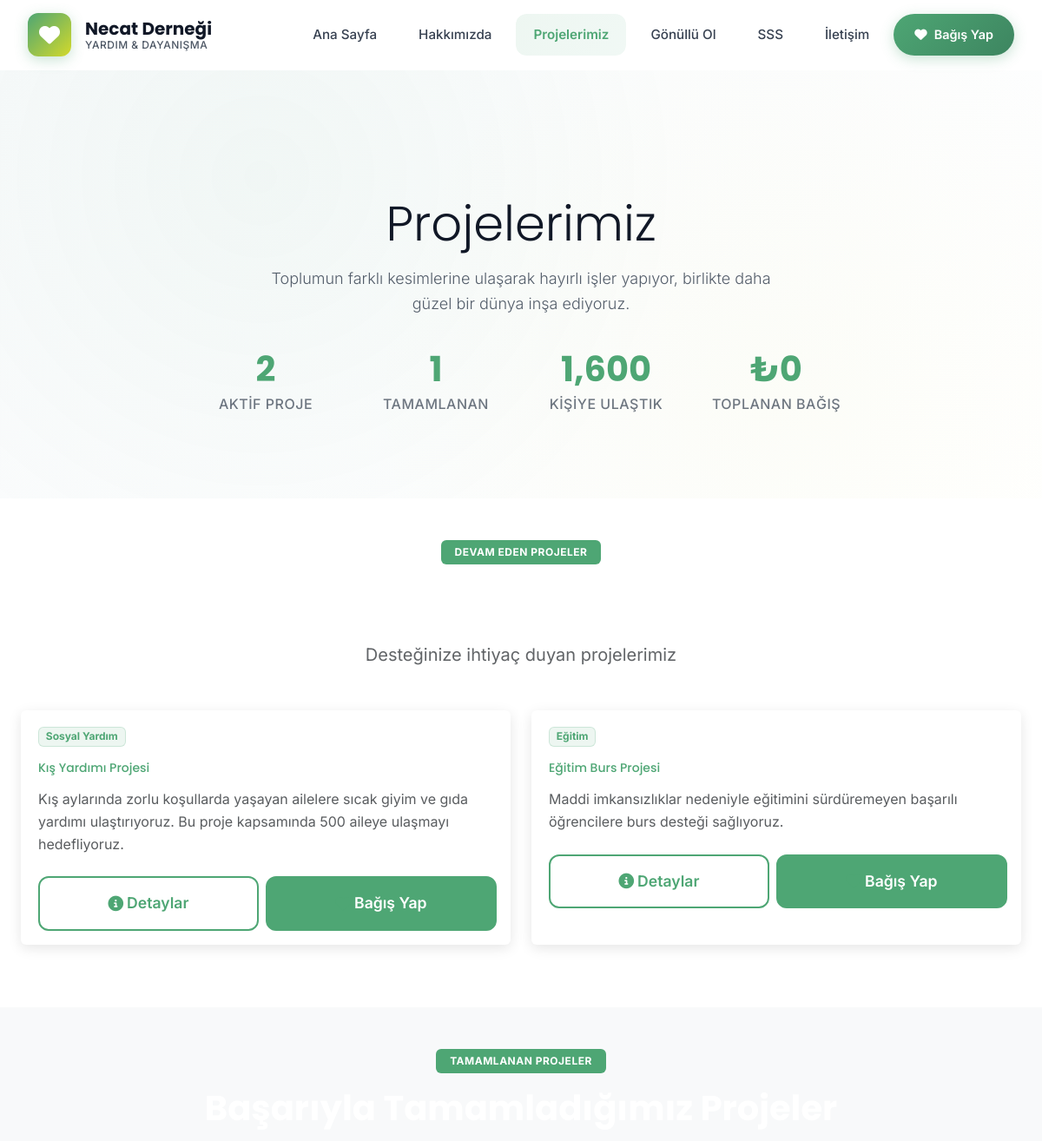
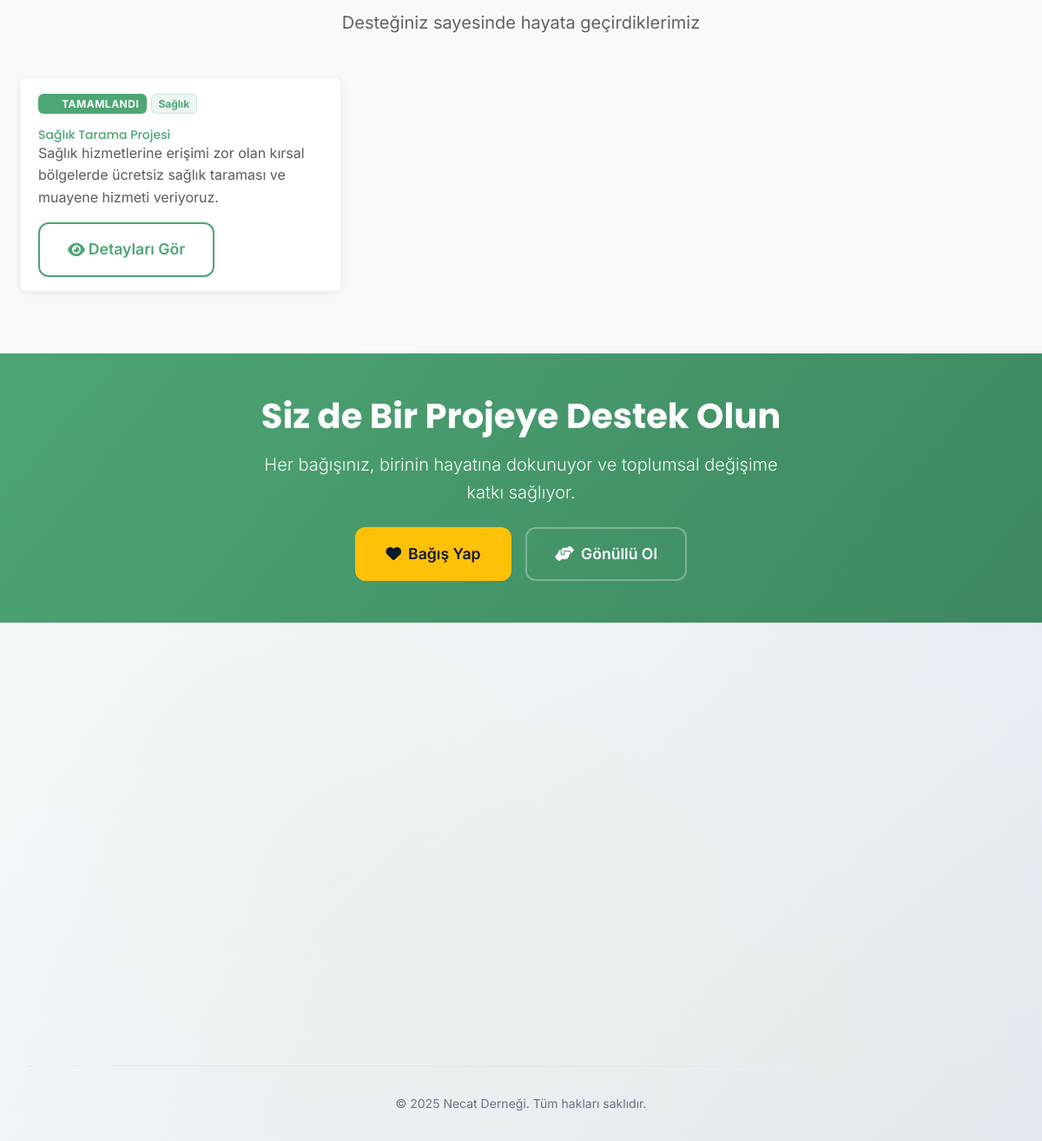
The page /index.php?page=projects on the database its author committed (2 pictures, top to bottom).
### tables this page shows
CREATE TABLE `projects` (
  `id` int(11) NOT NULL AUTO_INCREMENT,
  `title` varchar(200) NOT NULL,
  `slug` varchar(200) NOT NULL,
  `short_description` text DEFAULT NULL,
  `description` text NOT NULL,
  `image` varchar(255) DEFAULT NULL,
  `gallery` text DEFAULT NULL,
  `target_amount` decimal(10,2) DEFAULT NULL,
  `collected_amount` decimal(10,2) DEFAULT 0.00,
  `start_date` date DEFAULT NULL,
  `end_date` date DEFAULT NULL,
  `status` enum('planning','active','completed','paused') NOT NULL DEFAULT 'planning',
  `category` varchar(50) DEFAULT NULL,
  `location` varchar(100) DEFAULT NULL,
  `beneficiaries` int(11) DEFAULT NULL,
  `is_featured` tinyint(1) NOT NULL DEFAULT 0,
  `sort_order` int(11) NOT NULL DEFAULT 0,
  `created_at` timestamp NOT NULL DEFAULT CURRENT_TIMESTAMP,
  `updated_at` timestamp NOT NULL DEFAULT CURRENT_TIMESTAMP ON UPDATE CURRENT_TIMESTAMP,
  PRIMARY KEY (`id`),
  UNIQUE KEY `slug` (`slug`),
  KEY `status` (`status`),
  KEY `category` (`category`),
  KEY `is_featured` (`is_featured`)
);

### pages/projects.php (the view, shortened to what this page needs)
<?php
try {
    $stmt = $pdo->prepare("SELECT * FROM projects WHERE status = 'active' ORDER BY sort_order ASC, created_at DESC");
    $stmt->execute();
    $activeProjects = $stmt->fetchAll();
    $stmt = $pdo->prepare("SELECT * FROM projects WHERE status = 'completed' ORDER BY end_date DESC LIMIT 6");
    $stmt->execute();
    $completedProjects = $stmt->fetchAll();
    $stmt = $pdo->prepare("SELECT
        COUNT(*) as total_projects,
        SUM(CASE WHEN status = 'active' THEN 1 ELSE 0 END) as active_count,
        SUM(CASE WHEN status = 'completed' THEN 1 ELSE 0 END) as completed_count,
        SUM(collected_amount) as total_collected,
        SUM(target_amount) as total_target,
        SUM(beneficiaries) as total_beneficiaries
        FROM projects WHERE status IN ('active', 'completed')");
    $stmt->execute();
    $stats = $stmt->fetch();
} catch (PDOException $e) {
    $activeProjects = [];
    $completedProjects = [];
    $stats = ['total_projects' => 0, 'active_count' => 0, 'completed_count' => 0, 'total_collected' => 0, 'total_target' => 0, 'total_beneficiaries' => 0];
}
$categoryLabels = [
    'education' => 'Eğitim',
    'health' => 'Sağlık',
    'social' => 'Sosyal Yardım',
    'disaster' => 'Afet Yardımı',
    'orphan' => 'Yetim Destek'
];
$categoryColors = [
    'education' => 'primary',
    'health' => 'success',
    'social' => 'warning',
    'disaster' => 'danger',
    'orphan' => 'info'
];
?>
<section class="hero-section">
    <div class="container">
        <div class="row justify-content-center text-center">
            <div class="col-lg-8">
                <h1 class="display-4 mb-3">Projelerimiz</h1>
                <p class="lead mb-4">
                    Toplumun farklı kesimlerine ulaşarak hayırlı işler yapıyor,
                    birlikte daha güzel bir dünya inşa ediyoruz.
                </p>
                <div class="row text-center mt-4">
                    <div class="col-md-3 col-6 mb-3">
                        <div class="stat-simple">
                            <h3 class="stat-number-consistent"><?= number_format($stats['active_count']) ?></h3>
                            <small class="stat-label-muted">Aktif Proje</small>
                        </div>
                    </div>
                    <div class="col-md-3 col-6 mb-3">
                        <div class="stat-simple">
                            <h3 class="stat-number-consistent"><?= number_format($stats['completed_count']) ?></h3>
                            <small class="stat-label-muted">Tamamlanan</small>
                        </div>
                    </div>
                    <div class="col-md-3 col-6 mb-3">
                        <div class="stat-simple">
                            <h3 class="stat-number-consistent"><?= number_format($stats['total_beneficiaries']) ?></h3>
                            <small class="stat-label-muted">Kişiye Ulaştık</small>
                        </div>
                    </div>
                    <div class="col-md-3 col-6 mb-3">
                        <div class="stat-simple">
                            <h3 class="stat-number-consistent">₺<?= number_format($stats['total_collected']) ?></h3>
                            <small class="stat-label-muted">Toplanan Bağış</small>
                        </div>
                    </div>
                </div>
            </div>
        </div>
    </div>
</section>
<section class="py-5">
    <div class="container">
        <div class="text-center mb-5">
            <span class="badge bg-primary px-3 py-2 mb-3">Devam Eden Projeler</span>
            <h2>Şu An Aktif Olan Projelerimiz</h2>
            <p class="text-muted">Desteğinize ihtiyaç duyan projelerimiz</p>
        </div>
        <?php if (!empty($activeProjects)): ?>
            <div class="row g-4">
                <?php foreach ($activeProjects as $project): ?>
                    <div class="col-lg-6 mb-4">
                        <div class="card h-100 project-card-simple">
                            <div class="card-body">
                                <span class="badge bg-<?= $categoryColors[$project['category']] ?? 'secondary' ?> mb-3">
                                    <?= $categoryLabels[$project['category']] ?? $project['category'] ?>
                                </span>
                                <h4 class="card-title mb-3"><?= htmlspecialchars($project['title']) ?></h4>
                                <p class="card-text text-muted mb-4">
                                    <?= htmlspecialchars($project['description']) ?>
                                </p>
                                <div class="d-flex gap-2">
                                    <a href="project-detail.php?slug=<?= $project['slug'] ?>" class="btn btn-outline-primary flex-fill">
                                        <i class="fas fa-info-circle me-1"></i> Detaylar
                                    </a>
                                    <a href="donate.php?project=<?= $project['id'] ?>" class="btn btn-primary flex-fill">
                                        <i class="fas fa-heart me-1"></i> Bağış Yap
                                    </a>
                                </div>
                            </div>
                        </div>
                    </div>
                <?php endforeach; ?>
            </div>
        <?php endif; ?>
    </div>
</section>
<?php if (!empty($completedProjects)): ?>
<section class="py-5 bg-light">
    <div class="container">
        <div class="text-center mb-5">
            <span class="badge bg-success px-3 py-2 mb-3">Tamamlanan Projeler</span>
            <h2>Başarıyla Tamamladığımız Projeler</h2>
            <p class="text-muted">Desteğiniz sayesinde hayata geçirdiklerimiz</p>
        </div>
        <div class="row g-4">
            <?php foreach ($completedProjects as $project): ?>
                <div class="col-lg-4 col-md-6 mb-4">
                    <div class="card h-100 completed-project-card">
                        <div class="card-body">
                            <span class="badge bg-success mb-3">
                                <i class="fas fa-check me-1"></i> Tamamlandı
                            </span>
                            <span class="badge bg-<?= $categoryColors[$project['category']] ?? 'secondary' ?> mb-2">
                                <?= $categoryLabels[$project['category']] ?? $project['category'] ?>
                            </span>
                            <h5 class="card-title"><?= htmlspecialchars($project['title']) ?></h5>
                            <p class="card-text text-muted mb-3">
                                <?= htmlspecialchars($project['description']) ?>
                            </p>
                            <a href="project-detail.php?slug=<?= $project['slug'] ?>" class="btn btn-outline-success btn-sm">
                                <i class="fas fa-eye me-1"></i> Detayları Gör
                            </a>
                        </div>
                    </div>
                </div>
            <?php endforeach; ?>
        </div>
    </div>
</section>
<?php endif; ?>
<section class="py-5 bg-primary text-white">
    <div class="container text-center">
        <h2 class="mb-3">Siz de Bir Projeye Destek Olun</h2>
        <p class="lead mb-4">
            Her bağışınız, birinin hayatına dokunuyor ve toplumsal değişime katkı sağlıyor.
        </p>
        <div class="d-flex gap-3 justify-content-center flex-wrap">
            <a href="index.php?page=donate" class="btn btn-accent btn-lg">
                <i class="fas fa-heart me-2"></i> Bağış Yap
            </a>
            <a href="index.php?page=volunteer" class="btn btn-outline-light btn-lg">
                <i class="fas fa-hands-helping me-2"></i> Gönüllü Ol
            </a>
        </div>
    </div>
</section>

### assets/css/style.css (style rules this page uses)
:root { --primary-color: #4ea674; --primary-dark: #3d8760; --primary-light: #5cb885; --secondary-color: #6c757d; --secondary-dark: #5a6268; --accent-color: #ffc107; --accent-dark: #e0a800; --success-color: #4ea674; --danger-color: #dc3545; --warning-color: #F2E529; --white: #ffffff; --light-cream: #F2EEB6; --gray-50: #fafafa; --gray-100: #f5f5f5; --gray-200: #e5e5e5; --gray-300: #d4d4d4; --gray-400: #a3a3a3; --gray-500: #737373; --gray-600: #525252; --gray-700: #404040; --gray-800: #262626; --gray-900: #0D0D0D; --gradient-primary: linear-gradient(135deg, var(--primary-color) 0%, var(--primary-dark) 100%); --gradient-secondary: linear-gradient(135deg, var(--secondary-color) 0%, var(--secondary-dark) 100%); --gradient-hero: linear-gradient(135deg, var(--primary-color) 0%, var(--accent-color) 100%); --gradient-cta: linear-gradient(135deg, var(--accent-color) 0%, var(--primary-color) 100%); --gradient-overlay: linear-gradient(45deg, rgba(40, 167, 69, 0.9) 0%, rgba(108, 117, 125, 0.8) 100%); --gradient-text: linear-gradient(135deg, var(--primary-color), var(--accent-color)); --shadow-sm: 0 1px 2px 0 rgba(0, 0, 0, 0.05); --shadow-md: 0 4px 6px -1px rgba(0, 0, 0, 0.1), 0 2px 4px -1px rgba(0, 0, 0, 0.06); --shadow-lg: 0 10px 15px -3px rgba(0, 0, 0, 0.1), 0 4px 6px -2px rgba(0, 0, 0, 0.05); --shadow-xl: 0 20px 25px -5px rgba(0, 0, 0, 0.1), 0 10px 10px -5px rgba(0, 0, 0, 0.04); --shadow-2xl: 0 25px 50px -12px rgba(0, 0, 0, 0.25); --spacing-xs: 0.5rem; --spacing-sm: 1rem; --spacing-md: 1.5rem; --spacing-lg: 2rem; --spacing-xl: 3rem; --spacing-2xl: 4rem; --spacing-3xl: 6rem; --radius-sm: 0.375rem; --radius-md: 0.5rem; --radius-lg: 0.75rem; --radius-xl: 1rem; --radius-2xl: 1.5rem; --radius-3xl: 2rem; --radius-full: 9999px; --font-family-base: 'Inter', 'Segoe UI', -apple-system, BlinkMacSystemFont, sans-serif; --font-family-heading: 'Poppins', 'Inter', sans-serif; --font-size-xs: 0.75rem; --font-size-sm: 0.875rem; --font-size-base: 1rem; --font-size-lg: 1.125rem; --font-size-xl: 1.25rem; --font-size-2xl: 1.5rem; --font-size-3xl: 1.875rem; --font-size-4xl: 2.25rem; --font-size-5xl: 3rem; --font-size-6xl: 3.75rem; --transition-fast: all 0.15s cubic-bezier(0.4, 0, 0.2, 1); --transition-base: all 0.3s cubic-bezier(0.4, 0, 0.2, 1); --transition-slow: all 0.5s cubic-bezier(0.4, 0, 0.2, 1); --z-dropdown: 1000; --z-sticky: 1020; --z-fixed: 1030; --z-modal-backdrop: 1040; --z-modal: 1050; --z-popover: 1060; --z-tooltip: 1070; }
* { margin: 0; padding: 0; box-sizing: border-box; }
body { font-family: var(--font-family-base); line-height: 1.6; color: var(--gray-800); background-color: var(--white); overflow-x: hidden; }
h1, h2, h3, h4, h5, h6 { font-family: var(--font-family-heading); font-weight: 600; line-height: 1.2; color: var(--gray-900); }
.container { max-width: 1200px; margin: 0 auto; padding: 0 var(--spacing-md); }
.card .card-body { transition: all 0.3s ease; }
.hero-section { padding-top: calc(80px + var(--spacing-xl)); padding-bottom: var(--spacing-3xl); min-height: 60vh; display: flex; align-items: center; background: linear-gradient(135deg, var(--gray-50) 0%, var(--white) 100%); position: relative; }
.hero-section .container { position: relative; z-index: 2; }
.hero-section h1 { color: var(--gray-900); margin-bottom: var(--spacing-lg); }
.hero-section .lead { color: var(--gray-600); font-size: var(--font-size-lg); line-height: 1.6; }
.card-title { font-weight: 500; color: var(--gray-700); font-size: var(--font-size-sm); margin: 0; }
.btn-outline-success { border-color: #28a745; color: #28a745; }
.btn-primary { background-color: #28a745; border-color: #28a745; }
.btn-outline-primary { color: #28a745; border-color: #28a745; }
.stat-number-consistent { color: #6c757d !important; font-weight: 700; }
.stat-label-muted { color: #6c757d !important; opacity: 0.8; }
.question-text, .topic-title, .help-title, .section-title, .card-title { color: #4ea674 !important; }

### rows shown on the page
projects: category "Sosyal Yardım", title "Kış Yardımı Projesi", description "Kış aylarında zorlu koşullarda yaşayan ailelere sıcak giyim ve gıda yardımı ulaştırıyoruz. Bu proje kapsamında 500 aileye ulaşmayı hedefliyoruz."
projects: category "Eğitim", title "Eğitim Burs Projesi", description "Maddi imkansızlıklar nedeniyle eğitimini sürdüremeyen başarılı öğrencilere burs desteği sağlıyoruz."
projects: category "Sağlık", title "Sağlık Tarama Projesi", description "Sağlık hizmetlerine erişimi zor olan kırsal bölgelerde ücretsiz sağlık taraması ve muayene hizmeti veriyoruz."

### other values the page prints
$stats['active_count'] "2"
$stats['completed_count'] "1"
$stats['total_beneficiaries'] "1,600"
$stats['total_collected'] "0"
